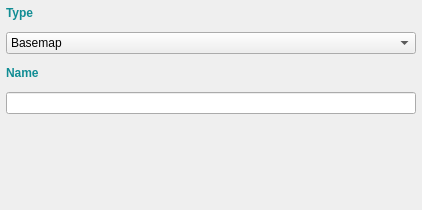
<?xml version="1.0" encoding="UTF-8"?>
<ui version="4.0">
 <class>frameFilter</class>
 <widget class="QFrame" name="frameFilter">
  <property name="geometry">
   <rect>
    <x>0</x>
    <y>0</y>
    <width>422</width>
    <height>210</height>
   </rect>
  </property>
  <property name="sizePolicy">
   <sizepolicy hsizetype="Preferred" vsizetype="Maximum">
    <horstretch>0</horstretch>
    <verstretch>0</verstretch>
   </sizepolicy>
  </property>
  <property name="windowTitle">
   <string>Frame</string>
  </property>
  <layout class="QVBoxLayout" name="verticalLayout">
   <property name="spacing">
    <number>12</number>
   </property>
   <property name="leftMargin">
    <number>0</number>
   </property>
   <property name="topMargin">
    <number>0</number>
   </property>
   <property name="rightMargin">
    <number>0</number>
   </property>
   <property name="bottomMargin">
    <number>0</number>
   </property>
   <item>
    <widget class="QgsScrollArea" name="scrollArea">
     <property name="frameShape">
      <enum>QFrame::NoFrame</enum>
     </property>
     <property name="widgetResizable">
      <bool>true</bool>
     </property>
     <widget class="QWidget" name="scrollAreaWidgetContents">
      <property name="geometry">
       <rect>
        <x>0</x>
        <y>0</y>
        <width>422</width>
        <height>210</height>
       </rect>
      </property>
      <layout class="QVBoxLayout" name="verticalLayout_2">
       <property name="spacing">
        <number>12</number>
       </property>
       <property name="leftMargin">
        <number>6</number>
       </property>
       <property name="topMargin">
        <number>6</number>
       </property>
       <property name="rightMargin">
        <number>6</number>
       </property>
       <property name="bottomMargin">
        <number>6</number>
       </property>
       <item>
        <widget class="QLabel" name="lblType">
         <property name="font">
          <font>
           <weight>75</weight>
           <bold>true</bold>
          </font>
         </property>
         <property name="styleSheet">
          <string notr="true">color: rgb(17, 141, 148);</string>
         </property>
         <property name="text">
          <string>Type</string>
         </property>
        </widget>
       </item>
       <item>
        <widget class="QComboBox" name="cmbBoxMosaicTypes">
         <item>
          <property name="text">
           <string>Basemap</string>
          </property>
         </item>
         <item>
          <property name="text">
           <string>1-Month</string>
          </property>
         </item>
         <item>
          <property name="text">
           <string>3-Month</string>
          </property>
         </item>
         <item>
          <property name="text">
           <string>Seasonal</string>
          </property>
         </item>
        </widget>
       </item>
       <item>
        <widget class="QLabel" name="lblName">
         <property name="font">
          <font>
           <weight>75</weight>
           <bold>true</bold>
          </font>
         </property>
         <property name="styleSheet">
          <string notr="true">color: rgb(17, 141, 148);</string>
         </property>
         <property name="text">
          <string>Name</string>
         </property>
        </widget>
       </item>
       <item>
        <widget class="QLineEdit" name="leName">
         <property name="clearButtonEnabled">
          <bool>true</bool>
         </property>
        </widget>
       </item>
       <item>
        <spacer name="bottomSpacer">
         <property name="orientation">
          <enum>Qt::Vertical</enum>
         </property>
         <property name="sizeHint" stdset="0">
          <size>
           <width>0</width>
           <height>0</height>
          </size>
         </property>
        </spacer>
       </item>
      </layout>
     </widget>
    </widget>
   </item>
  </layout>
 </widget>
 <customwidgets>
  <customwidget>
   <class>QgsScrollArea</class>
   <extends>QScrollArea</extends>
   <header location="global">qgis.gui</header>
   <container>1</container>
  </customwidget>
 </customwidgets>
 <resources/>
 <connections/>
</ui>
